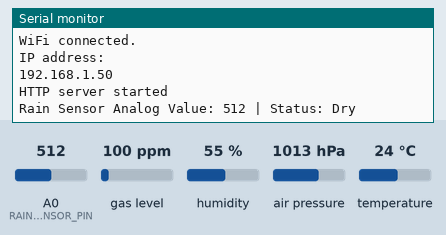
The sketch below on a simulated ESP8266 (NodeMCU). Shown: the last lines printed to the serial monitor. The inputs (shaded band) are chosen by the test bench; at power-on: A0 (RAIN_SENSOR_PIN) = 512, gas level 100 ppm, humidity 55 %, air pressure 1013 hPa, temperature 24 °C. WiFi joins after 1.5 s; servers stay silent unless stated.

Above: at 2.7 s.
2.8 s: A0 (RAIN_SENSOR_PIN) set to 489
At 5.2 s:
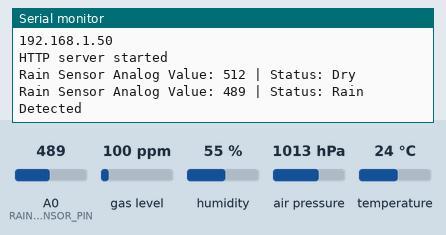
7.4 s: A0 (RAIN_SENSOR_PIN) set to 510
At 8.8 s:
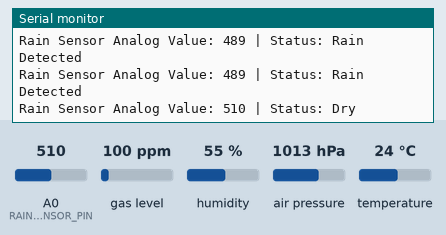

The sketch:

weatherr_station_BME680.ino
```cpp
#include <ESP8266WiFi.h>
#include <ESP8266WebServer.h>
#include <Wire.h>
#include <Adafruit_Sensor.h>
#include <Adafruit_BME680.h>

#define RAIN_SENSOR_PIN A0

const char* ssid = "KRISHI_SARTHI";
const char* pass = "12345678";

Adafruit_BME680 bme; // I2C
ESP8266WebServer server(80);

// Sensor values
float temperature = 0;
float humidity = 0;
float pressure = 0;
float gas = 0;
int rainValue = 0;
String rainStatus = "Unknown";

void setup() {
  Serial.begin(115200);
  WiFi.begin(ssid, pass);
  Serial.print("Connecting to WiFi");

  while (WiFi.status() != WL_CONNECTED) {
    delay(500);
    Serial.print(".");
  }

  Serial.println("\nWiFi connected.");
  Serial.println("IP address: ");
  Serial.println(WiFi.localIP());

  pinMode(RAIN_SENSOR_PIN, INPUT);

  if (!bme.begin()) {
    Serial.println("Could not find BME680 sensor!");
    while (1);
  }

  bme.setTemperatureOversampling(BME680_OS_8X);
  bme.setHumidityOversampling(BME680_OS_2X);
  bme.setPressureOversampling(BME680_OS_4X);
  bme.setIIRFilterSize(BME680_FILTER_SIZE_3);
  bme.setGasHeater(320, 150);

  server.on("/", handle_OnConnect);
  server.onNotFound(handle_NotFound);
  server.begin();
  Serial.println("HTTP server started");
}

void loop() {
  server.handleClient();

  if (!bme.performReading()) {
    Serial.println("Failed to read from BME680!");
    return;
  }

  temperature = bme.temperature;
  humidity = bme.humidity;
  pressure = bme.pressure / 100.0;
  gas = bme.gas_resistance / 1000.0;

  rainValue = analogRead(RAIN_SENSOR_PIN);
  rainStatus = (rainValue < 500) ? "Rain Detected" : "Dry";

  Serial.print("Rain Sensor Analog Value: ");
  Serial.print(rainValue);
  Serial.print(" | Status: ");
  Serial.println(rainStatus);

  delay(2000);
}

void handle_OnConnect() {
  server.send(200, "text/html", SendHTML(temperature, humidity, pressure, gas, rainStatus));
}

void handle_NotFound() {
  server.send(404, "text/plain", "Not found");
}

String SendHTML(float t, float h, float p, float g, String rain) {
  String ptr = R"rawliteral(
<!DOCTYPE html>
<html lang="en">
<head>
  <meta charset="UTF-8">
  <title>BME680 Sensor Dashboard</title>
  <meta name="viewport" content="width=device-width, initial-scale=1.0">
  <link rel="stylesheet" href="https://cdnjs.cloudflare.com/ajax/libs/font-awesome/5.7.2/css/all.min.css">
  <style>
    body {
      margin: 0;
      padding: 0;
      font-family: 'Segoe UI', sans-serif;
      background: linear-gradient(to bottom right, #d0eaff, #ffffff);
      color: #333;
    }
    header {
      background: rgba(255, 255, 255, 0.2);
      backdrop-filter: blur(10px);
      box-shadow: 0 8px 32px rgba(31, 38, 135, 0.2);
      text-align: center;
      padding: 30px 10px;
      border-radius: 0 0 30px 30px;
      margin-bottom: 20px;
    }
    header h1 {
      font-size: 2.2rem;
      font-weight: bold;
      color: #006d77;
    }
    .container {
      display: flex;
      flex-direction: column;
      align-items: center;
      padding: 10px;
    }
    .card {
      background: #ffffffc2;
      border-radius: 20px;
      box-shadow: 0 8px 20px rgba(0,0,0,0.1);
      margin: 15px;
      padding: 20px;
      width: 90%;
      max-width: 400px;
      text-align: center;
    }
    .icon {
      font-size: 2.5rem;
      margin-bottom: 10px;
    }
    .value {
      font-size: 2rem;
      font-weight: bold;
    }
    .units {
      font-size: 1rem;
      color: #555;
    }
    footer {
      text-align: center;
      font-size: 0.9rem;
      padding: 10px;
      color: #777;
    }
    @media (max-width: 600px) {
      header h1 {
        font-size: 1.7rem;
      }
      .value {
        font-size: 1.6rem;
      }
    }
  </style>
  <script>
    setInterval(function(){ location.reload(); }, 5000);
  </script>
</head>
<body>
  <header><h1>Weather Station  Dashboard</h1></header>
  <div class="container">
    <div class="card">
      <div class="icon" style="color:#f7347a;"><i class="fas fa-temperature-high"></i></div>
      <div class="value">)rawliteral" + String(t, 1) + R"rawliteral(&deg;C</div>
      <div class="units">Temperature</div>
    </div>

    <div class="card">
      <div class="icon" style="color:#0077be;"><i class="fas fa-tint"></i></div>
      <div class="value">)rawliteral" + String(h, 1) + R"rawliteral( %</div>
      <div class="units">Humidity</div>
    </div>

    <div class="card">
      <div class="icon" style="color:#a70000;"><i class="fas fa-tachometer-alt"></i></div>
      <div class="value">)rawliteral" + String(p, 1) + R"rawliteral( hPa</div>
      <div class="units">Pressure</div>
    </div>

    <div class="card">
      <div class="icon" style="color:#cc3300;"><i class="fas fa-burn"></i></div>
      <div class="value">)rawliteral" + String(g, 1) + R"rawliteral( KΩ</div>
      <div class="units">Gas Resistance</div>
    </div>

    <div class="card">
      <div class="icon" style="color:#3b82f6;"><i class="fas fa-cloud-rain"></i></div>
      <div class="value">)rawliteral" + rain + R"rawliteral(</div>
      <div class="units">Rain Status</div>
    </div>
  </div>
  <footer>AR RoboTics © 2025</footer>
</body>
</html>
)rawliteral";
  return ptr;
}
```

Measured:
- the behaviour switches between 500 and 499 on A0 (RAIN_SENSOR_PIN) (found by bisection; images 0 and 1)
- after the input at 2.8 s, the serial monitor: prints a new line after 1.0 s (image 1)
- after the input at 7.4 s, the serial monitor: prints a new line after 0.72 s (image 2)
